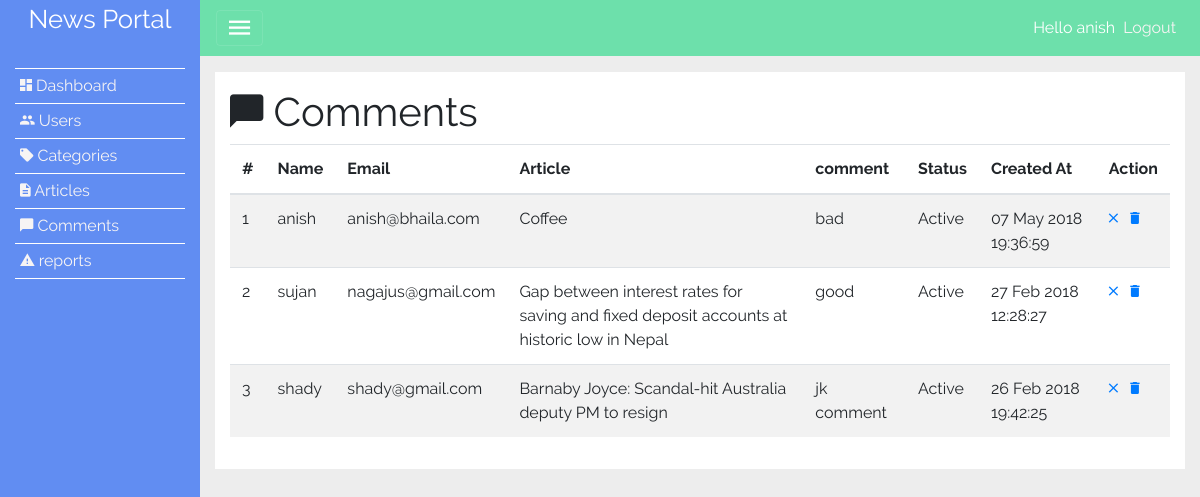
The page /admin/comments.php (signed in) on the database its author committed.
### tables this page shows
CREATE TABLE `comments` (
  `id` int(11) NOT NULL,
  `full_name` varchar(255) NOT NULL,
  `email` varchar(255) NOT NULL,
  `comment` text NOT NULL,
  `status` enum('INACTIVE','ACTIVE') NOT NULL,
  `article_id` int(11) NOT NULL,
  `created_at` datetime DEFAULT NULL ON UPDATE CURRENT_TIMESTAMP
);

CREATE TABLE `articles` (
  `id` int(11) NOT NULL,
  `name` varchar(255) NOT NULL,
  `content` text NOT NULL,
  `featured_image` varchar(255) DEFAULT NULL,
  `slug` varchar(255) NOT NULL,
  `user_id` int(11) NOT NULL,
  `created_at` timestamp NOT NULL DEFAULT '0000-00-00 00:00:00',
  `updated_at` timestamp NOT NULL DEFAULT '0000-00-00 00:00:00',
  `published_at` timestamp NULL DEFAULT NULL,
  `status` enum('DRAFT','PENDING','PUBLISHED') DEFAULT NULL,
  `category_id` int(11) NOT NULL
);

### admin/includes/db-functions.php (called while the page is built, shortened)
<?php
if(!function_exists('db_query')) {
	function db_query($con, $sql) {
		return mysqli_query($con, $sql);
	}
}
if(!function_exists('db_num_rows')) {
	function db_num_rows($result) {
		return mysqli_num_rows($result);
	}
}
if(!function_exists('db_fetch_assoc')) {
	function db_fetch_assoc($result) {
		return mysqli_fetch_assoc($result);
	}
}

### admin/includes/functions.php (called while the page is built, shortened)
<?php
if(!function_exists('url')) {
	function url($uri = '') {
		return SITE_URL.$uri;
	}
}
if(!function_exists('fupper')) {
	function fupper($string) {
		return ucfirst(strtolower($string));
	}
}

### admin/comments.php (the view, shortened to what this page needs)
<?php
	require_once 'includes/db-conn.php';
	$title = 'Comments';
	require_once 'includes/header.php'; ?>
<body>
	<div class="container-fluid">
		<div class="row">
			<?php require_once 'includes/nav.php'; ?>
			<div class="col content-holder">
				<?php require_once 'includes/top-bar.php'; ?>
				<div class="col-12 content-body my-3 py-3">
					<div class="row">
						<div class="col">
							<h1><i class="zmdi zmdi-comment"></i> <?php echo $title; ?></h1>
						</div>
						<div class="col-12">
							<table class="table table-striped table-hover">
								<thead>
									<tr>
										<th>#</th>
										<th>Name</th>
										<th>Email</th>
										<th>Article</th>
										<th>comment</th>
										<th>Status</th>
										<th>
											Created At
										</th>
										<th>
											Action
										</th>
									</tr>
								</thead>
								<tbody>
									<?php
										if(isset($_GET['p']) && !empty($_GET['p']) && is_numeric($_GET['p'])) {
											$page_no = $_GET['p'];
										}
										else {
											$page_no = 1;
										}
										$limit = 15;
										$offset = ($limit * $page_no) - $limit;
										$sql = "SELECT * FROM comments ORDER BY created_at DESC LIMIT {$offset},{$limit}";
										$result = db_query($con, $sql);
										$n = $offset + 1;
										if($result && db_num_rows($result) > 0):
									?>
									<?php while($comment = db_fetch_assoc($result)): ?>
										<tr>
											<td><?php echo $n; $n++; ?></td>
											<td><?php echo $comment['full_name']; ?></td>
											<td><?php echo $comment['email']; ?></td>
											<?php $article = db_fetch_assoc(db_query($con, "SELECT name FROM articles WHERE id = '{$comment['article_id']}'")); ?>
											<td><?php echo $article['name']; ?></td>
											<td><?php echo $comment['comment']; ?></td>
											<td><?php echo fupper($comment['status']); ?></td>
											<td><?php echo date('d M Y H:i:s', strtotime($comment['created_at'])); ?></td>
											<td>
												<?php
													if($comment['status'] == 'ACTIVE'): ?>
												<a href="<?php echo url('admin/comment-edit.php?s='.$comment['id'].'&status = inactive'); ?>" data-toggle="tooltip" title="disable this comment." class="mr-2"><i class="zmdi zmdi-close"></i></a>
											<?php else: ?>
												<a href="<?php echo url('admin/comment-edit.php?s='.$comment['id'].'&status = active'); ?>" data-toggle="tooltip" title="Enable this comment." class="mr-2"><i class="zmdi zmdi-check"></i></a>
											<?php endif; ?>
												<a href="<?php echo url('admin/comment-delete.php?id='.$comment['id']); ?>" data-toggle="tooltip" title="Delete this item" class="delete"><i class="zmdi zmdi-delete"></i></a>
											</td>
										</tr>
									<?php endwhile; ?>
									<?php else: ?>
										<tr>
											<td colspan="8" class="text-center">No data found.</td>
										</tr>
									<?php endif; ?>
								</tbody>
							</table>
						</div>
					</div>
				</div>
			</div>
		</div>
	</div>
	<?php require_once 'includes/footer.php'; ?>

### css/admin.css (style rules this page uses)
body { font-family: 'Raleway', sans-serif; background-color: #ededed; }
.content-body { background-color: #fff; min-height: 300px; }

### rows shown on the page
comments: full_name "anish", email "anish@bhaila.com", article.name "Coffee", comment "bad", status "Active", created_at "07 May 2018 19:36:59"
comments: full_name "sujan", email "nagajus@gmail.com", article.name "Gap between interest rates for saving and fixed deposit accounts at historic low in Nepal", comment "good", status "Active", created_at "27 Feb 2018 12:28:27"
comments: full_name "shady", email "shady@gmail.com", article.name "Barnaby Joyce: Scandal-hit Australia deputy PM to resign", comment "jk comment", status "Active", created_at "26 Feb 2018 19:42:25"

### other values the page prints
user()['first_name'] "anish"
$title "Comments"
